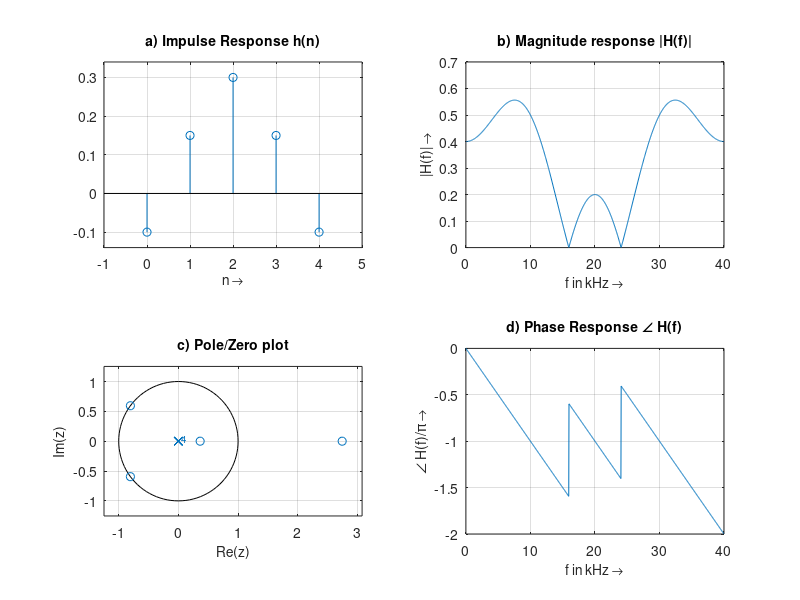

MATLAB code for this plot:
function magphasresponse(h)
% Author: U. Z¨olzer
FS=40000;
fosi=10;
if nargin==0
h=[-.1 .15 .3 .15 -.1];

end
hmax=max(h);
hmin=min(h);
dh=hmax-hmin;
hmax=hmax+.1*dh;
hmin=hmin-.1*dh;
N=length(h);

% denominator polynomial:
a=zeros(1,N);
a(1)=1;

subplot(221)
stem(0:N-1,h)
axis([-1 N, hmin hmax])
title('a) Impulse Response h(n)','Fontsize',fosi);
xlabel('n \rightarrow','Fontsize',fosi)
grid on;

subplot(223)
zplane(h,a)
title('c) Pole/Zero plot','Fontsize',fosi);
xlabel('Re(z)','Fontsize',fosi)
ylabel('Im(z)','Fontsize',fosi)

subplot(222)
[H,F]=freqz(h,a,1024,'whole',FS);
plot(F/1000,abs(H))
xlabel('f in kHz \rightarrow','Fontsize',fosi);
ylabel('|H(f)| \rightarrow','Fontsize',fosi);
title('b) Magnitude response |H(f)|','Fontsize',fosi);
grid on;

subplot(224)
plot(F/1000,unwrap(angle(H))/pi)
xlabel('f in kHz \rightarrow','Fontsize',fosi)
ylabel('\angle H(f)/\pi \rightarrow','Fontsize',fosi)
title('d) Phase Response \angle H(f)','Fontsize',fosi);
grid on;